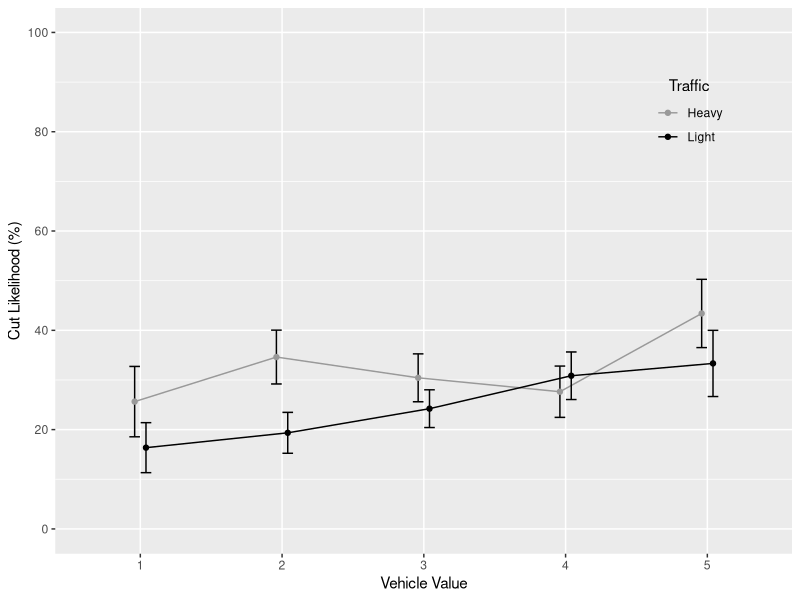
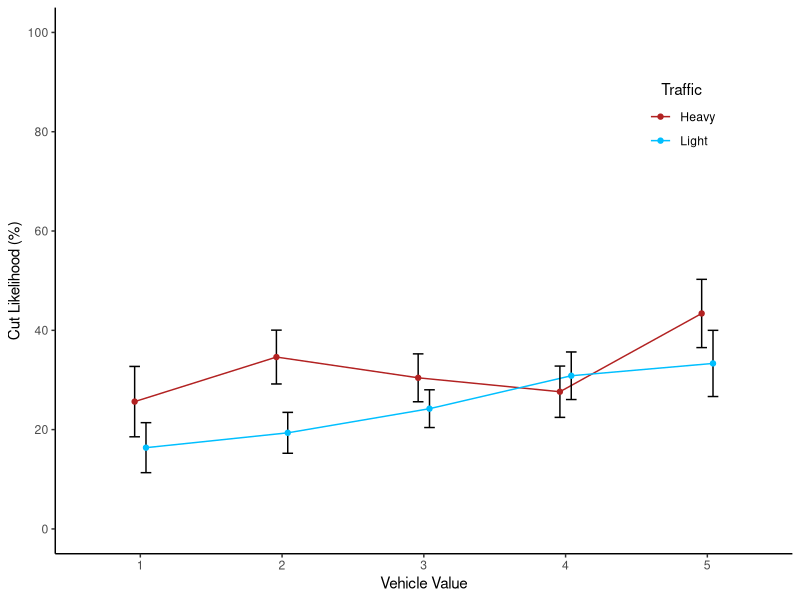
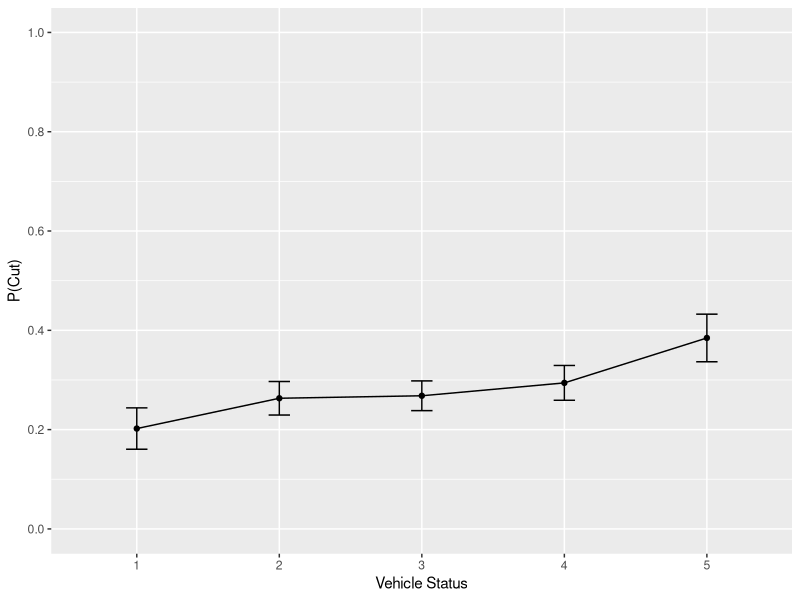
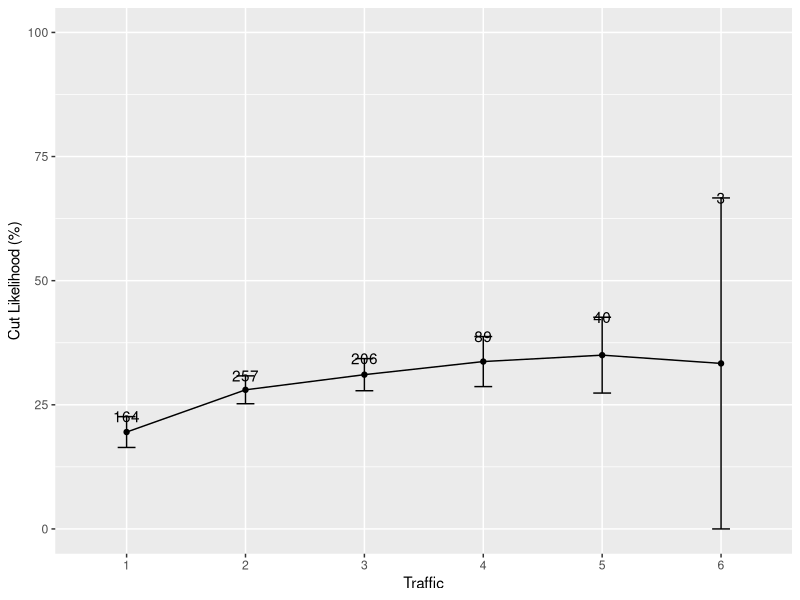
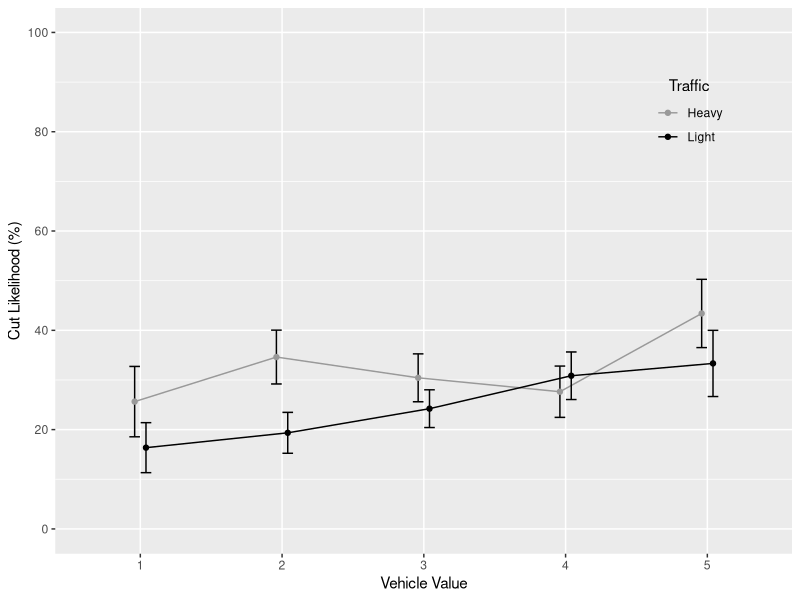
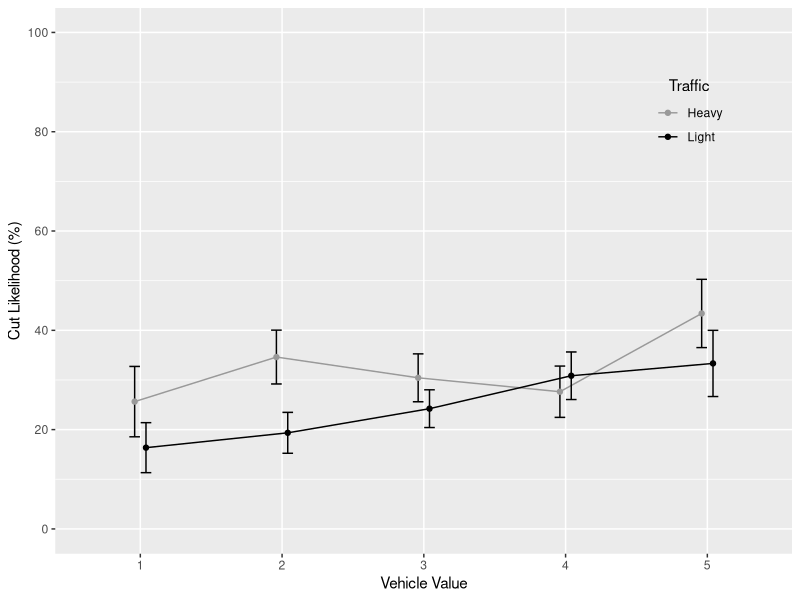
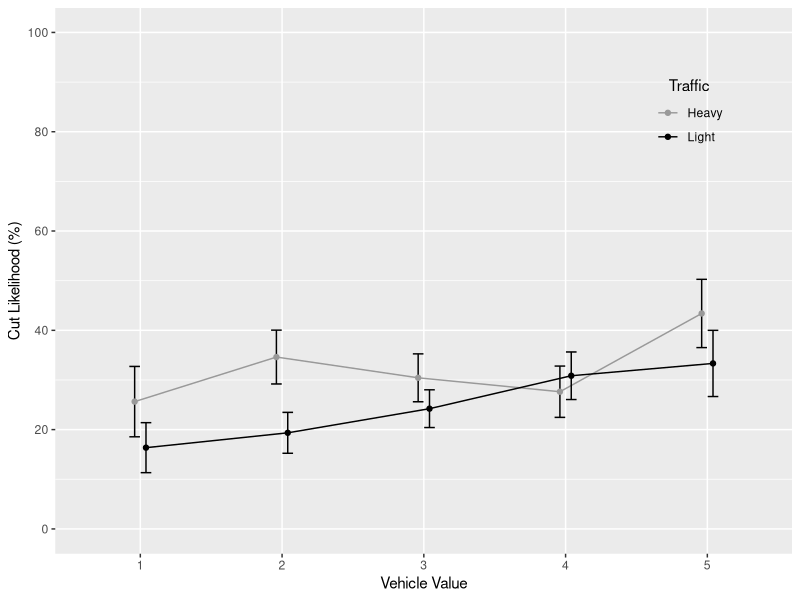
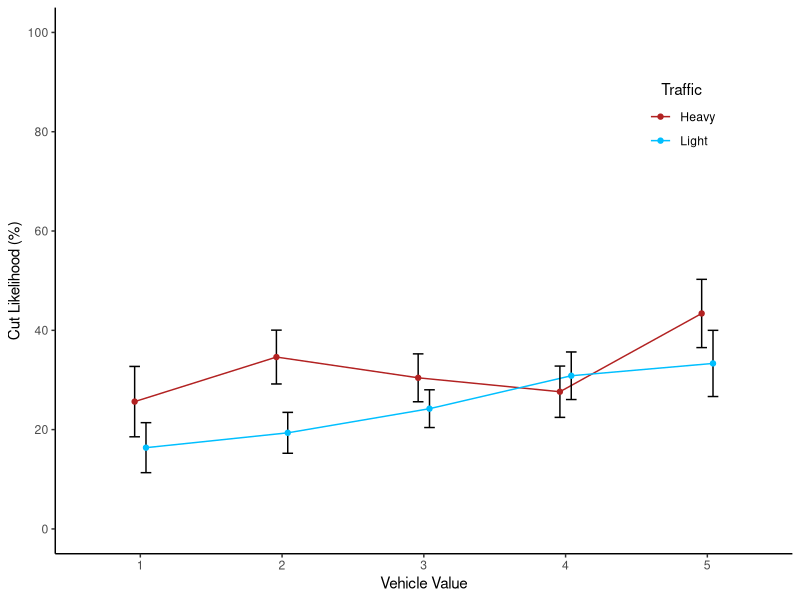

These figures' R source, in order: (Note: this script raises an error after producing the figures.)
# Author: Jeremy Boyd (jboyd@ucsd.edu)
# Date: June 24, 2015
# Summary: Analysis of HDP 181 Experiment 1B data: effects of driver SES
# on cutting behavior at all-way stops. NOTE: Datapoint me10 was missing its
# time, so I estimated time as being in between datapoints me09 and me11.

# Load libraries
library(ggplot2)
library(plotrix)
library(timeDate)
library(lme4)
library(plyr)
library(gridExtra)
library(dplyr)

# Read in data.
cuts = read.delim('Experiment 1B data 140122.txt', header = TRUE)

################################################################
# CLEAN UP DATA
################################################################

# Make cutoff codes uniform
cuts$cutoff = factor(ifelse((cuts$cutoff == 'no' | cuts$cutoff == 'No' | cuts$cutoff == 'N' | cuts$cutoff == 'n'), 'no', ifelse((cuts$cutoff == 'y' | cuts$cutoff == 'Y' | cuts$cutoff == 'yes' | cuts$cutoff == 'Yes'), 'yes', 'other')))

# Make driverSex codes uniform
cuts$driverSex = factor(ifelse((cuts$driverSex == 'f' | cuts$driverSex == 'F' | cuts$driverSex == 'w'), 'f', ifelse((cuts$driverSex == 'm' | cuts $driverSex == 'M'), 'm', 'other')))

# Exclude datapoints with 'other' in the driverSex, driverAge, traffic, and cutoff columns. This amounts to 19 datapoints, or 2.44% of the data (778 originally - 19 = 759.
cuts = cuts[cuts$driverSex != 'other',]
cuts = cuts[cuts$driverAge != 'other',]
cuts = cuts[cuts$traffic != 'other',]
cuts = cuts[cuts$cutoff != 'other',]

# Drop unused 'other' levels from variables.
cuts$driverSex = cuts$driverSex[, drop = TRUE]
cuts$driverAge = cuts$driverAge[, drop = TRUE]
cuts$traffic = cuts$traffic[, drop = TRUE]
cuts$cutoff = cuts$cutoff[, drop = TRUE]
cuts$vehicleID = cuts$vehicleID[, drop = TRUE]

# Make driverAge and traffic numeric
cuts$driverAge = as.numeric(cuts$driverAge)
cuts$traffic = as.numeric(cuts$traffic)

# Make zip code categorical
cuts$zip = factor(cuts$zip)

# Recode time as hours past midnight
cuts$time2 = difftime(timeDate(as.character(cuts$time), format = '%H:%M:%S' ), timeDate('00:00:00', format = '%H:%M:%S'))

# Recode cutoff as numeric: 1 for yes; 0 for no.
cuts$cutoff2 = as.numeric(ifelse(cuts$cutoff == 'yes', 1, 0))

################################################################
# SUMMARIZE USING FIGURES
################################################################

# Interaction of vehicleStatus and traffic, with traffic coded as low (1-2) vs. high (3-6). This gives us 421 datapoints in the low category (55%), and 338 in the high category (45%).
cuts$traffic2 = factor(ifelse(cuts$traffic <= 2, 'low', 'high'))
cuts.sum4 = ddply(cuts, c('vehicleStatus', 'traffic2'), summarise, mean = mean(cutoff2) * 100, se = std.error(cutoff2) * 100)
pd <- position_dodge(0.16)
ggplot(cuts.sum4, aes(x = factor(vehicleStatus), y = mean, color = traffic2, group = traffic2)) + geom_line(position = pd) + geom_errorbar(aes(ymax = mean + se, ymin = mean - se), color = 'black', width = .15, position = pd) + geom_point(position = pd) + scale_x_discrete(name = 'Vehicle Value') + scale_y_continuous(name = 'Cut Likelihood (%)', limits = c(0, 100), breaks = seq(0, 100, 20)) + scale_color_manual(name = 'Traffic', labels = c('Heavy', 'Light'), values = c('gray60', 'black')) + theme(legend.position = c(.86, .807), legend.background = element_rect(fill = "transparent"), legend.key = element_rect(fill = "transparent", color = "transparent"), legend.title.align = .5)

# Create png, pdf, and jpeg versions of the figure.
ggsave(filename = 'figure4.png', width = 3.5, height = 3, dpi = 400)
ggsave(filename = 'figure4.pdf', width = 3.5, height = 3)
ggsave(filename = 'figure4.jpeg', width = 3.5, height = 3, dpi = 1000, units = "in")

# Same figure as above, but use colors and classic theme.
ggplot(cuts.sum4, aes(x = factor(vehicleStatus), y = mean, color = traffic2, group = traffic2)) + geom_line(position = pd) + geom_errorbar(aes(ymax = mean + se, ymin = mean - se), color = 'black', width = .15, position = pd) + geom_point(position = pd) + scale_x_discrete(name = 'Vehicle Value') + scale_y_continuous(name = 'Cut Likelihood (%)', limits = c(0, 100), breaks = seq(0, 100, 20)) + scale_color_manual(name = 'Traffic', labels = c('Heavy', 'Light'), values = c('firebrick', 'deepskyblue')) + theme_classic() + theme(legend.position = c(.85, .80), legend.background = element_rect(fill = "transparent"), legend.key = element_rect(fill = "transparent", color = "transparent"), legend.title.align = .5)
ggsave(filename = "figure4_color.svg", width = 3.5, height = 3)
ggsave(filename = "figure4_color.pdf", width = 3.5, height = 3)
ggsave(filename = "figure4_color.png", width = 3.5, height = 2.6, dpi = 400)
ggsave(filename = "figure4_color.eps", width = 3.5, height = 2.6, dpi = 400)

# Figure of vehicleStatus predicting proportion of cuts.
cuts.sum1 = ddply(cuts, 'vehicleStatus', summarise, mean = mean(cutoff2), se = std.error(cutoff2))
cuts.sum1$group = 'group'
ggplot(cuts.sum1, aes(x = factor(vehicleStatus), y = mean, group = group)) + geom_line() + geom_point() + geom_errorbar(aes(ymax = mean + se, ymin = mean - se), width = .15) + scale_x_discrete(name = 'Vehicle Status') + scale_y_continuous(name = 'P(Cut)', limits = c(0, 1), breaks = seq(0, 1, .2))

# Make png and pdf of figure
ggsave(filename = 'vehicleStatus.png', width = 6, height = 4.5, dpi = 400)
ggsave(filename = 'vehicleStatus.pdf', width = 6, height = 4.5)

# Figure of traffic predicting proportion of cuts.
cuts.sum7 = ddply(cuts, 'traffic', summarise, mean = mean(cutoff2) * 100, se = std.error(cutoff2) * 100, n = length(cutoff2))
cuts.sum7$group = 'group'
ggplot(cuts.sum7, aes(x = factor(traffic), y = mean, group = group)) + geom_line() + geom_point() + geom_errorbar(aes(ymax = mean + se, ymin = mean - se), width = .15) + scale_x_discrete(name = 'Traffic') + scale_y_continuous(name = 'Cut Likelihood (%)', limits = c(0, 100)) + geom_text(aes(label = n, y = mean + se + .06))

# Make png and pdf of figure.
ggsave(filename = 'traffic.png', width = 6, height = 4.5, dpi = 400)
ggsave(filename = 'traffic.pdf', width = 6, height = 4.5)

# Piff's low and high cut numbers: 10-30
# so vehicleStatus 1=10, 2-15, 3=20, 4=25, 5=30
# Make mine like this to center in figure better: 1=30, 2=35, 3=40, 4=45, 5=50
# For no interaction figure, just add/subtract 10 for each value

# Make a prediction figure for no interaction
noInter = data.frame(vehicleStatus = c(1, 1, 2, 2, 3, 3, 4, 4, 5, 5), traffic = c('high', 'low', 'high', 'low', 'high', 'low', 'high', 'low', 'high', 'low'), mean = c(40, 20, 46, 26, 52, 32, 58, 38, 64, 44))
pred1 = ggplot(noInter, aes(x = factor(vehicleStatus), y = mean, color = traffic, group = traffic)) + geom_line() + geom_point() + scale_x_discrete(name = 'Driver SES') + scale_y_continuous(name = 'Cut Likelihood', limits = c(0, 100), breaks = seq(0, 100, 20)) + scale_color_manual(name = 'Traffic', labels = c('Heavy', 'Light'), values = c('firebrick', 'deepskyblue')) + theme_classic() + theme(axis.text.y = element_blank(), axis.title.y = element_blank(), axis.text.x = element_blank()) +  ggtitle("Ethics")

# Make interaction prediction figure
inter = data.frame(vehicleStatus = c(1, 1, 2, 2, 3, 3, 4, 4, 5, 5), traffic = c('high', 'low', 'high', 'low', 'high', 'low', 'high', 'low', 'high', 'low'), mean = c(30, 30, 40, 32, 50, 34, 60, 36, 70, 38))
pred2 = ggplot(inter, aes(x = factor(vehicleStatus), y = mean, color = traffic, group = traffic)) + geom_line() + geom_point() + scale_x_discrete(name = 'Driver SES') + scale_y_continuous(name = 'Cut Likelihood', limits = c(0, 100), breaks = seq(0, 100, 20)) + scale_color_manual(name = 'Traffic', labels = c('Heavy',  'Light'), values = c('firebrick', 'deepskyblue')) + theme_classic() + theme(axis.text.y = element_blank(), axis.text.x = element_blank(), legend.position = 'none') + ggtitle("Attention")

# Combine into 1 x 2 plot
pdf('figure1.pdf', width = 7.25, height = 2.3)
grid.newpage()
pushViewport(viewport(layout = grid.layout(1, 200)))
vplayout <- function(x, y) viewport(layout.pos.row = x, layout.pos.col = y)
print(pred2, vp = vplayout(1, 1:87))
print(pred1, vp = vplayout(1, 88:200))
dev.off()

# Same as above but jpeg format
jpeg('figure1.jpeg', width = 7.25, height = 2.3, units = "in", quality = 100, res = 1000)
grid.newpage()
pushViewport(viewport(layout = grid.layout(1, 200)))
vplayout <- function(x, y) viewport(layout.pos.row = x, layout.pos.col = y)
print(pred2, vp = vplayout(1, 1:87))
print(pred1, vp = vplayout(1, 88:200))
dev.off()

# SVG format
svg('figure1.svg', width = 7.25, height = 2.3)
grid.newpage()
pushViewport(viewport(layout = grid.layout(1, 200)))
vplayout <- function(x, y) viewport(layout.pos.row = x, layout.pos.col = y)
print(pred2, vp = vplayout(1, 1:87))
print(pred1, vp = vplayout(1, 88:200))
dev.off()

# EPS format
postscript(file = "figure1.eps", width = 7.25, height = 2.3, horizontal = FALSE, onefile = FALSE)
grid.newpage()
pushViewport(viewport(layout = grid.layout(1, 200)))
vplayout <- function(x, y) viewport(layout.pos.row = x, layout.pos.col = y)
print(pred2, vp = vplayout(1, 1:87))
print(pred1, vp = vplayout(1, 88:200))
dev.off()

################################################################
# FIGURES/TABLES SUMMARIZING THE DATA
################################################################

# Amount of data at each level of status x traffic.
xtabs(~ vehicleStatus + traffic, cuts)

# Counts and proportions of data based on sex.
xtabs(~ driverSex, cuts)
xtabs(~ driverSex, cuts) / length(cuts$driverSex)

# Counts and proportions of data based on age
xtabs(~ driverAge, cuts)
xtabs(~ driverAge, cuts) / length(cuts$driverAge)

# Set font sizes for figures
fontSize = 3

# Frequency distribution of vehicle status. Shows a median vehicle status of 3 (n = 220).
figA = ggplot(cuts, aes(x = factor(vehicleStatus))) + geom_histogram(binwidth = 1, color = 'black', fill = 'gray50', width = 1) + geom_text(size = fontSize, stat = 'bin', binwidth = 1, aes(y = ..count.., label = sprintf("%.1f%%", ..count.. / 759 * 100)), vjust = -.5) + scale_x_discrete(name = 'Vehicle Value') + scale_y_continuous(name = 'Frequency', limits = c(0, 250), breaks = seq(0, 250, 50)) + ggtitle('A.') + theme_classic()

# Frequency distribution of traffic. Shows a median of 2 (n = 257) with decreasing amounts of data after that. Maximum traffic for these data was 6 (n = 3).
figB = ggplot(cuts, aes(x = factor(traffic))) + geom_histogram(binwidth = 1, color = 'black', fill = 'gray50', width = 1) + geom_text(size = fontSize, stat = 'bin', binwidth = 1, aes(y = ..count.., label = sprintf("%.1f%%", ..count.. / 759 * 100)), vjust = -.5) + scale_x_discrete(name = 'Traffic') + scale_y_continuous(name = 'Frequency', limits = c(0, 290), breaks = seq(0, 260, 50)) + ggtitle('B.') + theme_classic()

# Frequency distribution of driverSex. Shows 39% of drivers were female, 61% were male.
figC = ggplot(cuts, aes(x = driverSex)) + geom_histogram(binwidth = 1, color = 'black', fill = 'gray50', width = 1)  + geom_text(size = fontSize, stat = 'bin', binwidth = 1, aes(y = ..count.., label = sprintf("%.1f%%", ..count.. / 759 * 100)), vjust = -.5) + scale_x_discrete(name = 'Driver Sex', labels = c('Female', 'Male')) + scale_y_continuous(name = 'Frequency', limits = c(0, 520), breaks = seq(0, 500, 100)) + ggtitle('C.') + theme_classic()

# Frequency distribution of driverAge. The majority of drivers (n = 407 were perceived to be between 16-35 years old.
figD = ggplot(cuts, aes(x = factor(driverAge))) + geom_histogram(binwidth = 1, color = 'black', fill = 'gray50', width = 1) + geom_text(size = fontSize, stat = 'bin', binwidth = 1, aes(y = ..count.., label = sprintf("%.1f%%", ..count.. / 759 * 100)), vjust = -.5) + scale_x_discrete(name = 'Driver Age (Years)', labels = c('16-35', '36-55', '56+')) + scale_y_continuous(name = 'Frequency', limits = c(0, 460), breaks = seq(0, 420, 100)) + ggtitle('D.') + theme_classic()

# Frequency distribution of time of day. Shows a median from 18:00-18:59 (6-6:59pm), with most data collected between 12:00 and 19:00.
cuts$time3 = as.numeric(cuts$time2)
figE = ggplot(cuts, aes(x = time3)) + geom_histogram(binwidth = 1, color = 'black', fill = 'gray50') + scale_x_continuous(name = 'Time of Day (24-Hour Clock)', limits = c(0, 23), breaks = seq(0, 23, 1)) + scale_y_continuous(name = 'Frequency', limits = c(0, 120), breaks = seq(0, 120, 20)) + ggtitle('E.') + theme_classic()

# Arrange all figures in same image file.
pdf('figure3.pdf', width = 7.25, height = 6)
grid.newpage()
pushViewport(viewport(layout = grid.layout(3, 2)))
print(figA, vp = vplayout(1, 1))
print(figB, vp = vplayout(1, 2))
print(figC, vp = vplayout(2, 1))
print(figD, vp = vplayout(2, 2))
print(figE, vp = vplayout(3, 1:2))
dev.off()

# JPG version of above image
jpeg('figure3.jpeg', width = 7.25, height = 6, units = "in", quality = 100, res = 1000)
grid.newpage()
pushViewport(viewport(layout = grid.layout(3, 2)))
print(figA, vp = vplayout(1, 1))
print(figB, vp = vplayout(1, 2))
print(figC, vp = vplayout(2, 1))
print(figD, vp = vplayout(2, 2))
print(figE, vp = vplayout(3, 1:2))
dev.off()

# SVG of above image
svg('figure3.svg', width = 7.25, height = 6)
grid.newpage()
pushViewport(viewport(layout = grid.layout(3, 2)))
print(figA, vp = vplayout(1, 1))
print(figB, vp = vplayout(1, 2))
print(figC, vp = vplayout(2, 1))
print(figD, vp = vplayout(2, 2))
print(figE, vp = vplayout(3, 1:2))
dev.off()

# EPS of above image
postscript(file = "figure3.eps", width = 7.25, height = 6, horizontal = FALSE, onefile = FALSE)
grid.newpage()
pushViewport(viewport(layout = grid.layout(3, 2)))
print(figA, vp = vplayout(1, 1))
print(figB, vp = vplayout(1, 2))
print(figC, vp = vplayout(2, 1))
print(figD, vp = vplayout(2, 2))
print(figE, vp = vplayout(3, 1:2))
dev.off()

################################################################
# MIXED MODEL WITH RANDOM EFFECTS FOR RATERS & INTERSECTIONS
################################################################

# Convert time2 to numeric
cuts$time2 <- as.numeric(cuts$time2)

# Make subset with only those variables that will be used in model.
cuts2 <- select(cuts, rater, interID, vehicleStatus, traffic, driverSex, driverAge, time2, cutoff)

# Convert continuous predictors to z-scores using scale(). This is done in an effort to get rid of warnings when I try to fit a glmer model below.
cuts2$vehicleStatus <- scale(cuts2$vehicleStatus)
cuts2$traffic <- scale(cuts2$traffic)
cuts2$driverAge <- scale(cuts2$driverAge)
cuts2$time2 <- scale(cuts2$time2)

# Adjust contrasts to balance driverSex. Male is the default, so the model coefficient will indicate whether males are more/less likely to cut than females.
xtabs(~ driverSex, cuts2) / length(cuts2$rater)
contrasts(cuts2$driverSex) = cbind("Male" = c(-.61, .39))

# Model with maximal random effects structure. Throws multiple convergence warnings.
cuts2.glmer1 <- glmer(cutoff == "yes" ~ vehicleStatus + traffic + vehicleStatus:traffic + driverSex + driverAge + time2 + (1 + (vehicleStatus + traffic + vehicleStatus:traffic + driverSex + driverAge + time2)|rater) + (1 + (vehicleStatus + traffic + vehicleStatus:traffic + driverSex + driverAge + time2)|interID), data = cuts2, family = "binomial")

# Restart from previous fit, but now bumping up the maximum number of iterations and using the bobyqa optimizer for both phases.
ss <- getME(cuts2.glmer1, c("theta","fixef"))
cuts2.glmer2 <- update(cuts2.glmer1, start = ss, control = glmerControl(optimizer = "bobyqa", optCtrl = list(maxfun = 2e6)))

# Calculate 95% CIs for fixed effects parameters using the Wald method. This is required for submissions to the Personality and Social Psychology Bulletin.
ci.wald <- confint(cuts2.glmer2, level = 0.95, method = "Wald", .progress = "txt")

# Print variance-covariance matrix. This is required for submission to Arcchives of Scientific Psychology.
vcov(cuts2.glmer2)
